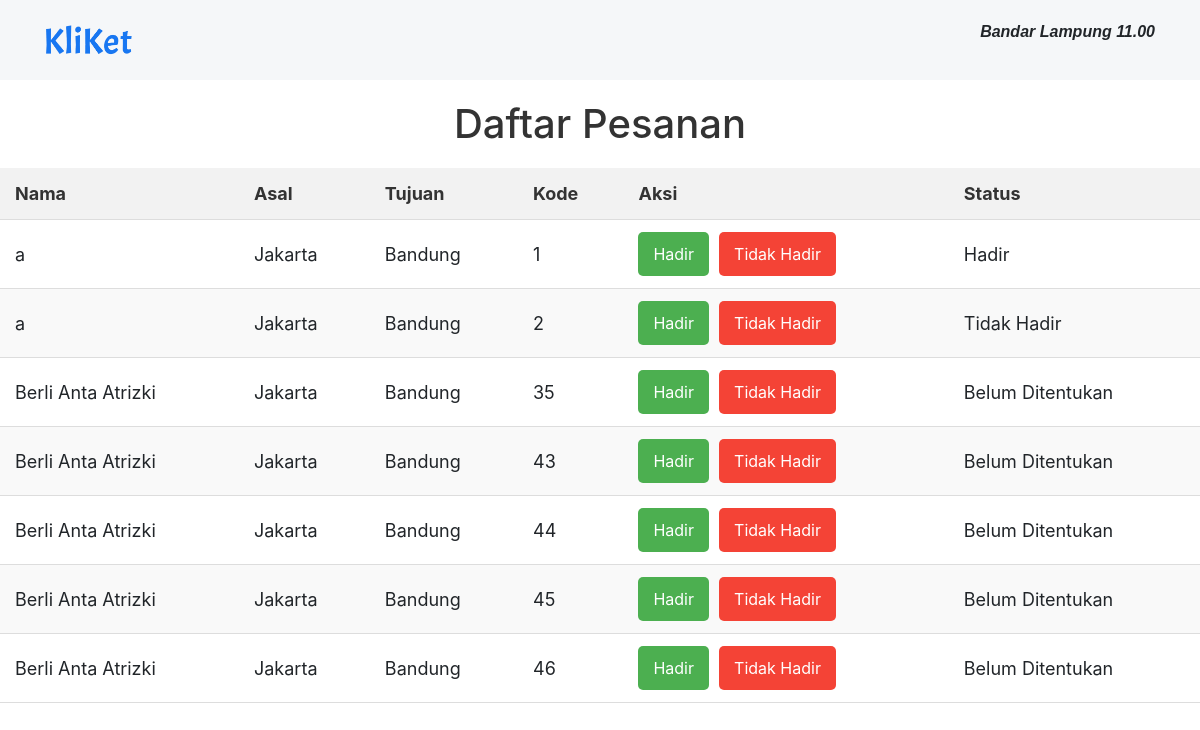
Page /data8.php (signed in) on the committed database.
### tables this page shows
CREATE TABLE `tiket` (
  `tiketID` int(11) NOT NULL,
  `ruteID` int(11) NOT NULL,
  `userID` int(11) NOT NULL,
  `pembayaran` int(11) DEFAULT NULL,
  `status_kehadiran` varchar(20) DEFAULT 'Belum Ditentukan',
  `bukti_pembayaran` varchar(255) DEFAULT NULL,
  `kode_unik_bank` varchar(255) DEFAULT NULL
);

CREATE TABLE `pengguna` (
  `userid` int(11) NOT NULL,
  `username` varchar(255) NOT NULL,
  `nama` varchar(255) NOT NULL,
  `email` varchar(255) NOT NULL
);

CREATE TABLE `rute` (
  `ruteID` int(11) NOT NULL,
  `waktu_berangkat` time NOT NULL,
  `asal` varchar(255) NOT NULL,
  `tanggal_berangkat` date NOT NULL,
  `tujuan` varchar(255) DEFAULT NULL,
  `busID` int(11) DEFAULT NULL,
  `harga` int(11) DEFAULT NULL
);

### data8.php (the view, shortened to what this page needs)
<?php
include 'database/koneksi.php';
?>
<!DOCTYPE html>
<html>
<head>
    <link rel="stylesheet" href="https://stackpath.bootstrapcdn.com/bootstrap/4.5.2/css/bootstrap.min.css">
    <link rel="stylesheet" href="css/stylePetugas.css">
</head>
<body>
    <div class="navbar">
        <div class="container">
            <a href="indexpetugas.php"><img src="img/Kliket-logo-blue.png" class="logo"></a>
            <ul class="nav-items">
                <li><em>Bandar Lampung 11.00</em></li>
            </ul>
        </div>
    </div>
    <h1>Daftar Pesanan</h1>
    <table class="order-table">
        <thead>
            <tr>
                <th>Nama</th>
                <th>Asal</th>
                <th>Tujuan</th>
                <th>Kode</th>
                <th>Aksi</th>
                <th>Status</th>
            </tr>
        </thead>
        <tbody>
            <?php
            $sql = "SELECT pengguna.nama, rute.asal, rute.tujuan, tiket.tiketID, tiket.status_kehadiran
                    FROM tiket
                    JOIN pengguna ON tiket.userID = pengguna.userID
                    JOIN rute ON tiket.ruteID = rute.ruteID
                    WHERE rute.waktu_berangkat = '08:00' AND tiket.pembayaran = 1";
            $result = $conn->query($sql);
            if ($result->num_rows > 0) {
                while($row = $result->fetch_assoc()) {
                    echo "<tr>";
                    echo "<td>" . $row["nama"] . "</td>";
                    echo "<td>" . $row["asal"] . "</td>";
                    echo "<td>" . $row["tujuan"] . "</td>";
                    echo "<td>" . $row["tiketID"] . "</td>";
                    echo '<td>
                            <button class="action-button hadir" onclick="updateStatus(this, \'Hadir\')">Hadir</button>
                            <button class="action-button tidak-hadir" onclick="updateStatus(this, \'Tidak Hadir\')">Tidak Hadir</button>
                          </td>';
                    echo '<td class="status">' . $row["status_kehadiran"] . '</td>';
                    echo "</tr>";
                }
            } else {
                echo "<tr><td colspan='6'>Tidak ada data</td></tr>";
            }
            ?>
        </tbody>
    </table>
</body>
</html>

### css/stylePetugas.css (style rules this page uses)
body { background-image: url('IMG BELAKANG LOGIN.png'); background-size: 60%; background-repeat: no-repeat; background-position: center; height: 100vh; }
.navbar { position: fixed; top: 0; left: 0; right: 0; display: flex; justify-content: space-between; align-items: center; padding: 20px 10px; background-color: rgba(240, 243, 246, 0.648); backdrop-filter: blur(3px); }
.navbar .nav-items { display: flex; align-items: center; list-style: none; font-family: 'Poppins', sans-serif; }
.navbar .nav-items li em { font-weight:600; }
.navbar .logo { margin-right: 10px; height: 30px; }
.navbar .nav-items li:last-child { margin-left: 10px; }
h1 { margin-top: 100px; text-align: center; color: #333; }
.order-table { width: 100%; border-collapse: collapse; margin: 20px 0; font-size: 18px; text-align: left; }
.order-table th, .order-table td { padding: 12px 15px; border-bottom: 1px solid #ddd; }
.order-table th { background-color: #f2f2f2; color: #333; }
.order-table tr:nth-child(even) { background-color: #f9f9f9; }
.action-button { padding: 10px 15px; border: none; border-radius: 5px; cursor: pointer; font-size: 16px; margin-right: 5px; }
.hadir { background-color: #4CAF50; color: white; }
.tidak-hadir { background-color: #f44336; color: white; }

### rows in the picture
tiket: pengguna.nama "a", ruteID.asal "Jakarta", ruteID.tujuan "Bandung", tiketID "1", status_kehadiran "Hadir"
tiket: pengguna.nama "a", ruteID.asal "Jakarta", ruteID.tujuan "Bandung", tiketID "2", status_kehadiran "Tidak Hadir"
tiket: pengguna.nama "Berli Anta Atrizki", ruteID.asal "Jakarta", ruteID.tujuan "Bandung", tiketID "35", status_kehadiran "Belum Ditentukan"
tiket: pengguna.nama "Berli Anta Atrizki", ruteID.asal "Jakarta", ruteID.tujuan "Bandung", tiketID "43", status_kehadiran "Belum Ditentukan"
tiket: pengguna.nama "Berli Anta Atrizki", ruteID.asal "Jakarta", ruteID.tujuan "Bandung", tiketID "44", status_kehadiran "Belum Ditentukan"
tiket: pengguna.nama "Berli Anta Atrizki", ruteID.asal "Jakarta", ruteID.tujuan "Bandung", tiketID "45", status_kehadiran "Belum Ditentukan"
tiket: pengguna.nama "Berli Anta Atrizki", ruteID.asal "Jakarta", ruteID.tujuan "Bandung", tiketID "46", status_kehadiran "Belum Ditentukan"
